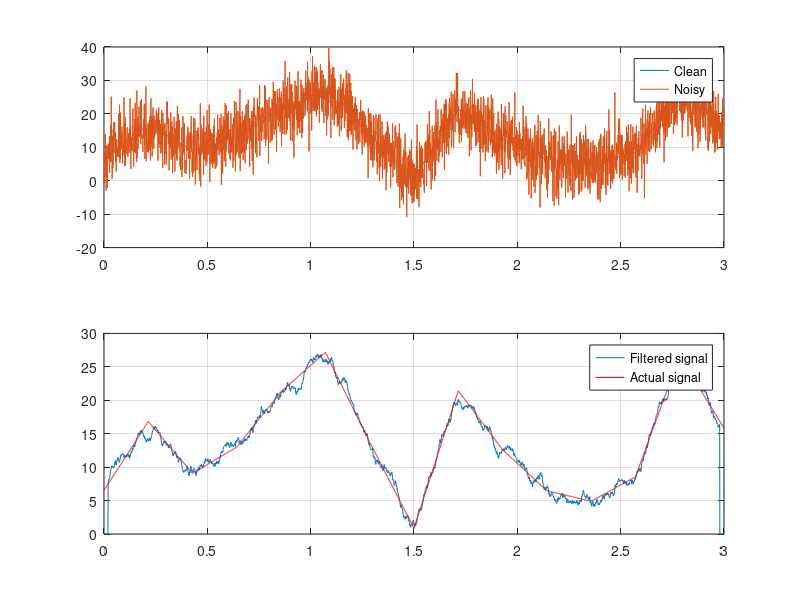

This figure's MATLAB source:
%%
%     Signal Processing problems
%     Time Series Denoising
%%

clear all;
close all;
clc;

% Running-mean time series filter

% generate the signal itself
srate = 1000;
time_span = 0:1/srate:3;
n = length(time_span);
p = 15; % points of data

% adding noise to signal
noise_level = 5;
amp1 = interp1(rand(p,1)*30,linspace(1,p,n)); % random signal generated
noise = noise_level*randn(size(time_span));
signal = amp1+noise;

figure(1);
subplot(2,1,1);
plot(time_span,amp1);
hold on;
plot(time_span,signal);
hold off;
legend("Clean","Noisy");
grid on;

filtered_signal = zeros(1,length(time_span));

k = 20; % order?
for i=k+1:n-k-1
    filtered_signal(i) = mean(signal(i-k:i+k));
end

subplot(2,1,2);
plot(time_span,filtered_signal);
hold on;
plot(time_span,amp1,Color="red");
hold off;
legend("Filtered signal","Actual signal");
grid on;
window_ms = (2*k+1)*1000/srate; % to get window size in ms